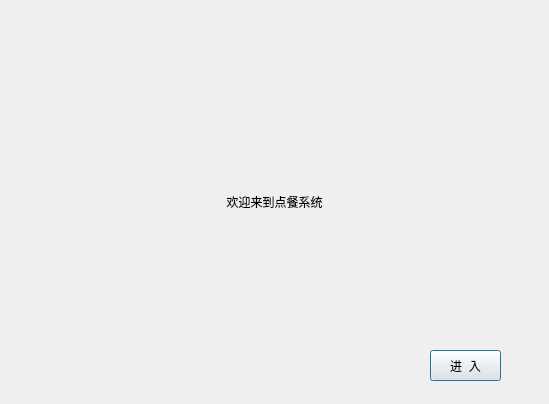
<?xml version="1.0" encoding="UTF-8"?>
<ui version="4.0">
 <class>WelcomeDialog</class>
 <widget class="QDialog" name="WelcomeDialog">
  <property name="geometry">
   <rect>
    <x>0</x>
    <y>0</y>
    <width>549</width>
    <height>404</height>
   </rect>
  </property>
  <property name="windowTitle">
   <string>欢迎</string>
  </property>
  <widget class="QLabel" name="label">
   <property name="geometry">
    <rect>
     <x>0</x>
     <y>0</y>
     <width>549</width>
     <height>404</height>
    </rect>
   </property>
   <property name="text">
    <string>欢迎来到点餐系统</string>
   </property>
   <property name="scaledContents">
    <bool>true</bool>
   </property>
   <property name="alignment">
    <set>Qt::AlignCenter</set>
   </property>
  </widget>
  <widget class="QPushButton" name="pushButton">
   <property name="geometry">
    <rect>
     <x>430</x>
     <y>350</y>
     <width>71</width>
     <height>31</height>
    </rect>
   </property>
   <property name="font">
    <font>
     <stylestrategy>PreferAntialias</stylestrategy>
    </font>
   </property>
   <property name="text">
    <string>进  入</string>
   </property>
  </widget>
 </widget>
 <resources/>
 <connections/>
</ui>
